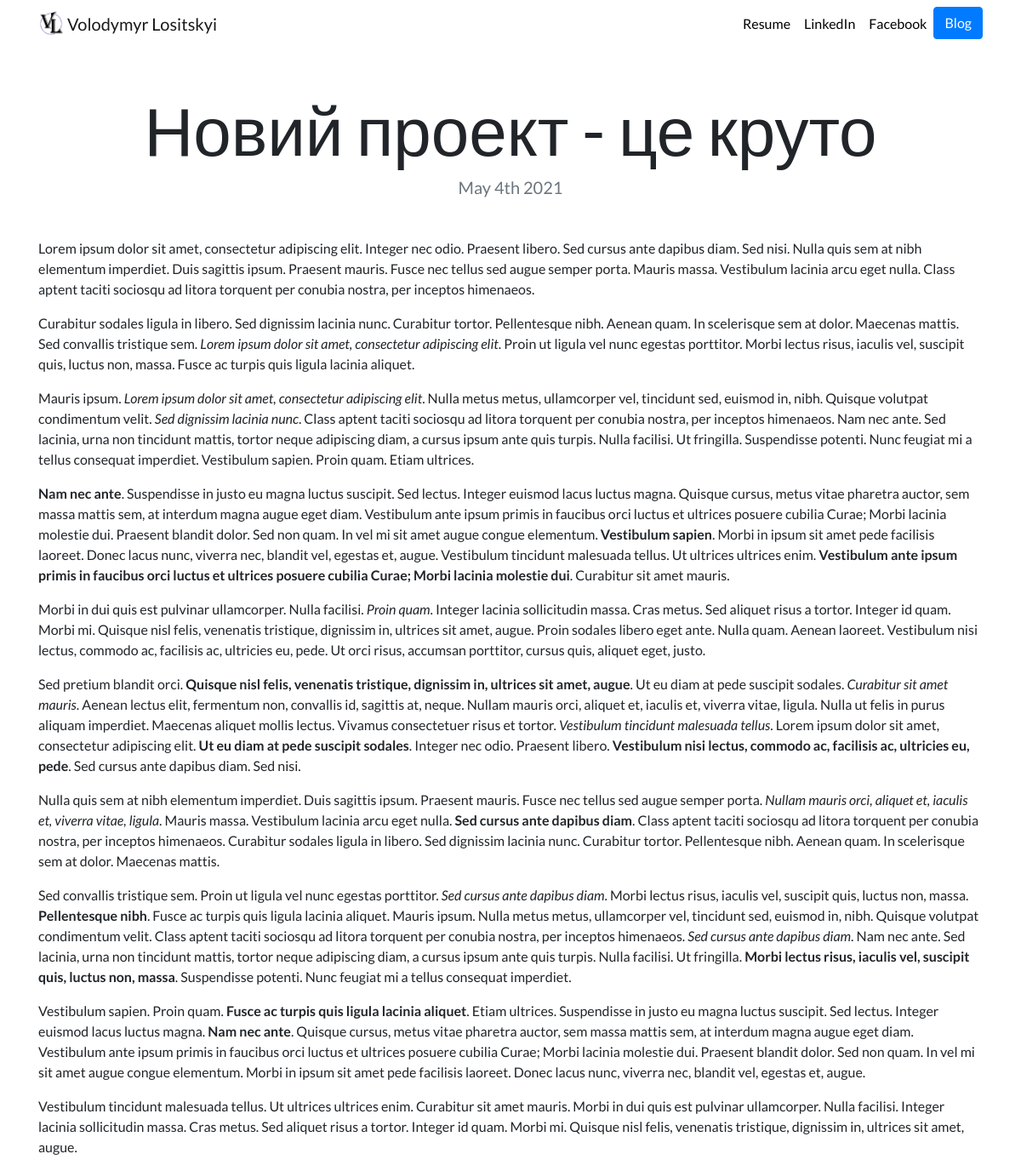
The app's page /blog/4/ with its own data.
### blog/models.py (models this page shows, shortened)
class Blog (models.Model):
    title = models.CharField(max_length=200)
    description  = models.TextField()
    date = models.DateField()

### blog/views.py (the view)
# urls.py: path('<str:blog_id>/', views.detail, name='detail'),
def detail(request, blog_id):
    blog = get_object_or_404 (Blog, pk=blog_id)
    return render(request, 'blog/detail.html', {'blog':blog})

### blog/templates/blog/detail.html
{% extends "portfolio/base.html" %}
{% load static %}
{% block content %}
<h1 class="text-center mt-5" id="blogdetailtitle">{{ blog.title }}</h1>
<h5 class="text-center text-muted mb-5">{{ blog.date|date:'F jS Y' }}</h5>
{{ blog.description|safe }}
{% endblock %}

### portfolio/static/portfolio/custom.css (style rules this page uses)
body { font-family: 'Lato', sans-serif; }
@media (min-width: 992px) { #blogdetailtitle { font-size: 5rem; } }

### records on screen
Blog: title "Новий проект - це круто", date "May 4th 2021", description "Lorem ipsum dolor sit amet, consectetur adipiscing elit. Integer nec odio. Praesent libero. Sed cursus ante dapibus diam. Sed nisi. Nulla quis sem at nibh elementum imperdiet. Duis sagittis ipsum. Praesent mauris. Fusce nec tellus sed augue semper porta. Mauris massa. Vestibulum lacinia arcu eget nulla. Class aptent taciti sociosqu ad litora torquent per conubia nostra, per inceptos himenaeos. Curabitur sodales ligula in libero. Sed dignissim lacinia nunc. Curabitur tortor. Pellentesque nibh. Aenean quam. In scelerisque sem at dolor. Maecenas mattis. Sed convallis tristique sem. Lorem ipsum dolor sit amet, consectetur adipiscing elit . Proin ut ligula vel nunc egestas porttitor. Morbi…"
